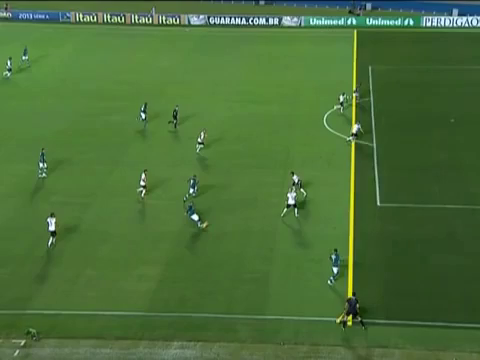
#> input picture frame 30 of sample_41.mp4, 480 x 360 px
$ jupyter execute ball-detection.ipynb
#> lines starting #> are read from the running program, lines starting #| are printed output that depends on the picture
BackgroundSubtractorMOG2 usa um método para modelar cada pixel de fundo por uma mistura de distribuições K Gaussianas
Os pesos da mistura representam as proporções de tempo que essas cores permanecem na cena.
As cores de fundo prováveis são as que ficam mais longas e mais estáticas.

[cell 1]
import numpy as np
import cv2

cap = cv2.VideoCapture('sample_41.mp4')

fgbg = cv2.createBackgroundSubtractorMOG2()

while(1):
    sucess, frame = cap.read()
#> frame is the input picture: shape (360, 480, 3); mean B, G, R 56.2, 110.9, 74.7

    if not sucess:
        break

    fgmask = fgbg.apply(frame)
#> fgmask: shape (360, 480); every value is 127


    cv2.imshow('frame',fgmask)
    k = cv2.waitKey(30) & 0xff
#> (key Esc is pressed here)

    if k == 27:
        break

cap.release()

Fluxo óptico é o padrão de movimento aparente de objetos de imagem entre dois quadros consecutivos causados pelo movimento do objeto ou da câmera. É um campo vetorial 2D onde cada vetor é um vetor de deslocamento mostrando o movimento dos pontos do primeiro quadro ao segundo.

[cell 2]
import numpy as np
import cv2

cap = cv2.VideoCapture('sample_41.mp4')

# params for ShiTomasi corner detection
feature_params = dict( maxCorners = 20,
                       qualityLevel = 0.01,
                       minDistance = 15,
                       blockSize = 7 )

# Parameters for lucas kanade optical flow
lk_params = dict( winSize  = (15,15),
                  maxLevel = 2,
                  criteria = (cv2.TERM_CRITERIA_EPS | cv2.TERM_CRITERIA_COUNT, 10, 0.03))

# Create some random colors
color = np.random.randint(0,255,(100,3))

# Take first frame and find corners in it
ret, old_frame = cap.read()
old_gray = cv2.cvtColor(old_frame, cv2.COLOR_BGR2GRAY)
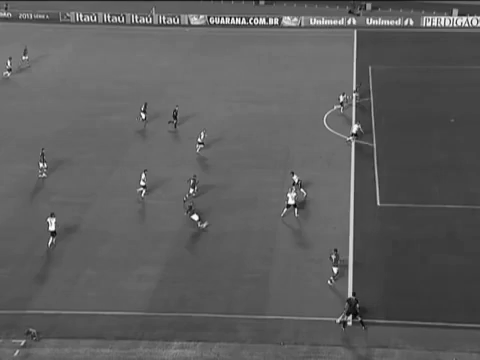
#> old_gray: shape (360, 480); min 2, max 254, mean 93.8
p0 = cv2.goodFeaturesToTrack(old_gray, mask = None, **feature_params)
#> p0 = 20 rows, first 8: [291, 201], [195, 217], [142, 182], [51, 228], [241, 21], [467, 18], [257, 21], [224, 21]

# Create a mask image for drawing purposes
mask = np.zeros_like(old_frame)

while(1):
    sucess,frame = cap.read()

    if not sucess:
        break

    frame_gray = cv2.cvtColor(frame, cv2.COLOR_BGR2GRAY)

    # calculate optical flow
    p1, st, err = cv2.calcOpticalFlowPyrLK(old_gray, frame_gray, p0, None, **lk_params)
#> p1 has the same summary as p0; st = 20 values from 1 to 1; err = 20 values, max 0.00486 at index 10, min 0 at index 0, mean 0.00041

    # Select good points
    good_new = p1[st==1]
#> good_new has the same summary as p0
    good_old = p0[st==1]
#> good_old has the same summary as p0

    # draw the tracks
    for i,(new,old) in enumerate(zip(good_new,good_old)):
        a,b = new.ravel()
        c,d = old.ravel()
        mask = cv2.line(mask, (a,b),(c,d), color[i].tolist(), 2)
        frame = cv2.circle(frame,(a,b),5,color[i].tolist(),-1)
#> this loop made 20 passes
#> (a, b, c, d) on passes 1 to 12: (291, 201, 291, 201), (195, 217, 195, 217), (142, 182, 142, 182), (51, 228, 51, 228), (241, 21, 241, 21), (467, 18, 467, 18), (257, 21, 257, 21), (224, 21, 224, 21), (274, 21, 274, 21), (335, 269, 335, 269), (200, 140, 200, 140), (43, 165, 43, 165)
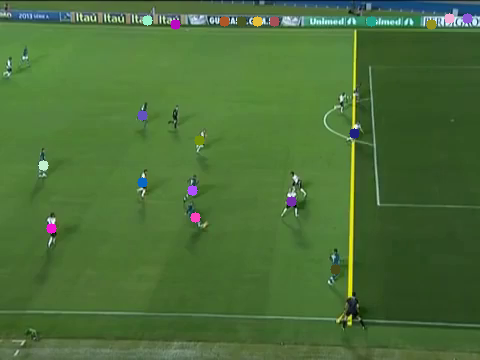
#> frame: shape (360, 480, 3); mean B, G, R 56.3, 110.5, 74.9
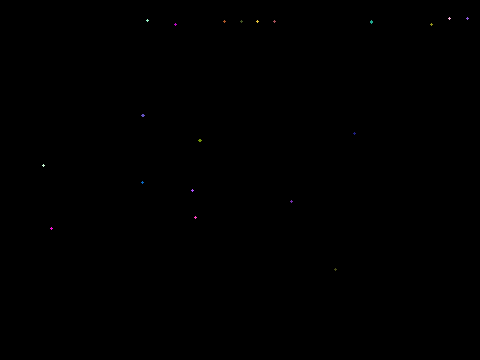
#> mask: shape (360, 480, 3); mean of channels 0, 1, 2 0.1, 0.1, 0.1; drawn as B, G, R
    img = cv2.add(frame,mask)

    cv2.imshow('frame',img)
    k = cv2.waitKey(30) & 0xff
#> (key Esc is pressed here)
    if k == 27:
        break

    # Now update the previous frame and previous points
    old_gray = frame_gray.copy()
    p0 = good_new.reshape(-1,1,2)

cv2.destroyAllWindows()
cap.release()

$ run again, starting later in the video
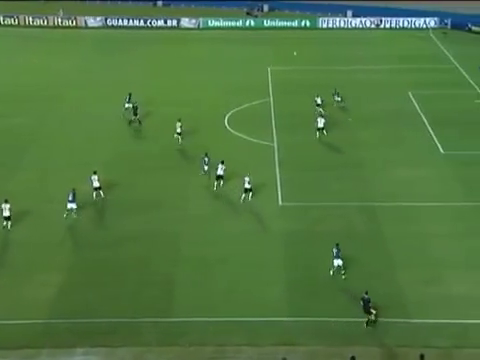
#> input picture frame 135 of sample_41.mp4, 480 x 360 px
#> frame is the input picture: shape (360, 480, 3); mean B, G, R 64.4, 119.5, 80.8
#> fgmask: shape (360, 480); every value is 127
#> p0 = 20 rows, first 8: [247, 185], [6, 213], [336, 262], [220, 172], [96, 184], [320, 125], [410, 20], [425, 20]
#> `frame_gray = cv2.cvtColor(frame, cv2.COLOR_BGR2GRAY)`:
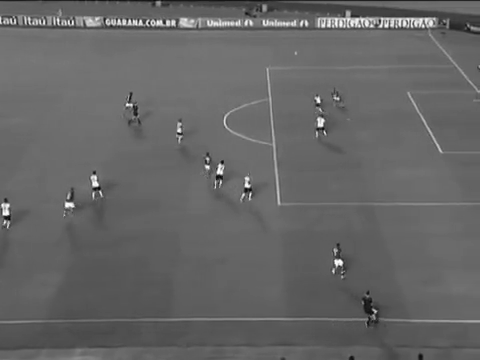
#> frame_gray: shape (360, 480); min 6, max 255, mean 101.6
#> p1 = 20 rows, first 8: [247, 184.7], [5.56, 212.5], [336.7, 262.2], [219.7, 171.9], [95.2, 184], [319.8, 124.9], [408.7, 20.01], [423.7, 20.03]; st = 20 values from 1 to 1; err = 20 values, max 10.35 at index 11, min 4.31 at index 8, mean 6.62
#> good_new has the same summary as p1
#> good_old has the same summary as p0
#> the loop `for i,(new,old) in enumerate(zip(good_new,good_old)):` made 20 passes
#> (a, b, c, d) on passes 1 to 8: (247, 184.7, 247, 185), (5.56, 212.5, 6, 213), (336.7, 262.2, 336, 262), (219.7, 171.9, 220, 172), (95.2, 184, 96, 184), (319.8, 124.9, 320, 125), (408.7, 20.01, 410, 20), (423.7, 20.03, 425, 20)
#> after the loop `for i,(new,old) in enumerate(zip(good_new,good_old)):`:
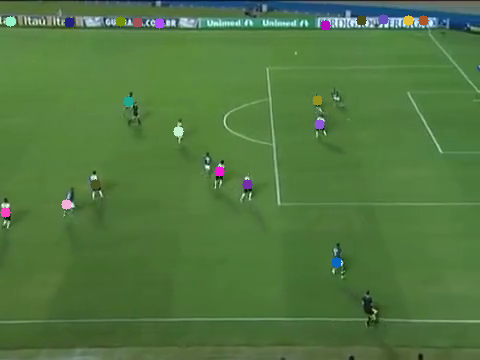
#> frame: shape (360, 480, 3); mean B, G, R 64.4, 119.1, 81

$ run again, starting later in the video
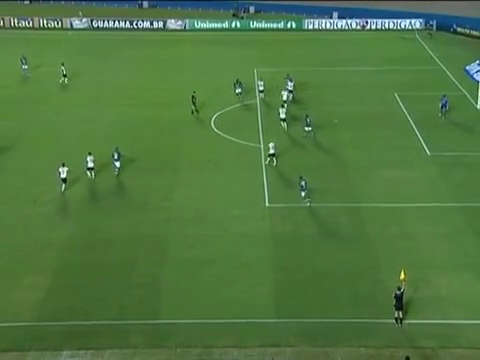
#> input picture frame 240 of sample_41.mp4, 480 x 360 px
#> frame is the input picture: shape (360, 480, 3); mean B, G, R 64.6, 119.1, 80.1
#> fgmask: shape (360, 480); every value is 127
#> p0 = 20 rows, first 8: [90, 164], [63, 175], [282, 117], [347, 21], [117, 164], [396, 21], [412, 21], [138, 25]
#> `frame_gray = cv2.cvtColor(frame, cv2.COLOR_BGR2GRAY)`:
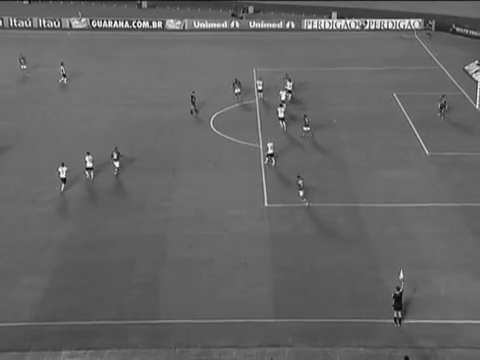
#> frame_gray: shape (360, 480); min 5, max 253, mean 101
#> p1 = 20 rows, first 8: [88.68, 164], [62.37, 174.8], [280.6, 116.2], [346.1, 21.01], [116.3, 164], [395, 21], [411, 21], [137, 25]; st = 20 values from 1 to 1; err = 20 values, max 8.4 at index 19, min 0.0367 at index 12, mean 3.17
#> good_new has the same summary as p1
#> good_old has the same summary as p0
#> the loop `for i,(new,old) in enumerate(zip(good_new,good_old)):` made 20 passes
#> (a, b, c, d) on passes 1 to 8: (88.68, 164, 90, 164), (62.37, 174.8, 63, 175), (280.6, 116.2, 282, 117), (346.1, 21.01, 347, 21), (116.3, 164, 117, 164), (395, 21, 396, 21), (411, 21, 412, 21), (137, 25, 138, 25)
#> after the loop `for i,(new,old) in enumerate(zip(good_new,good_old)):`:
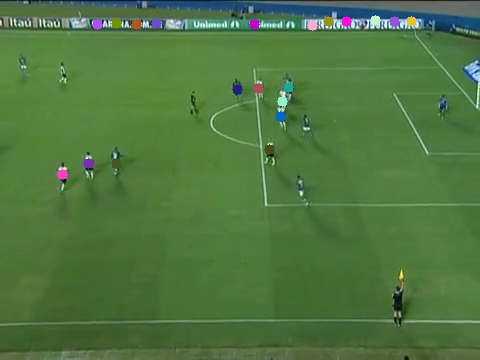
#> frame: shape (360, 480, 3); mean B, G, R 64.3, 118.6, 80.1
